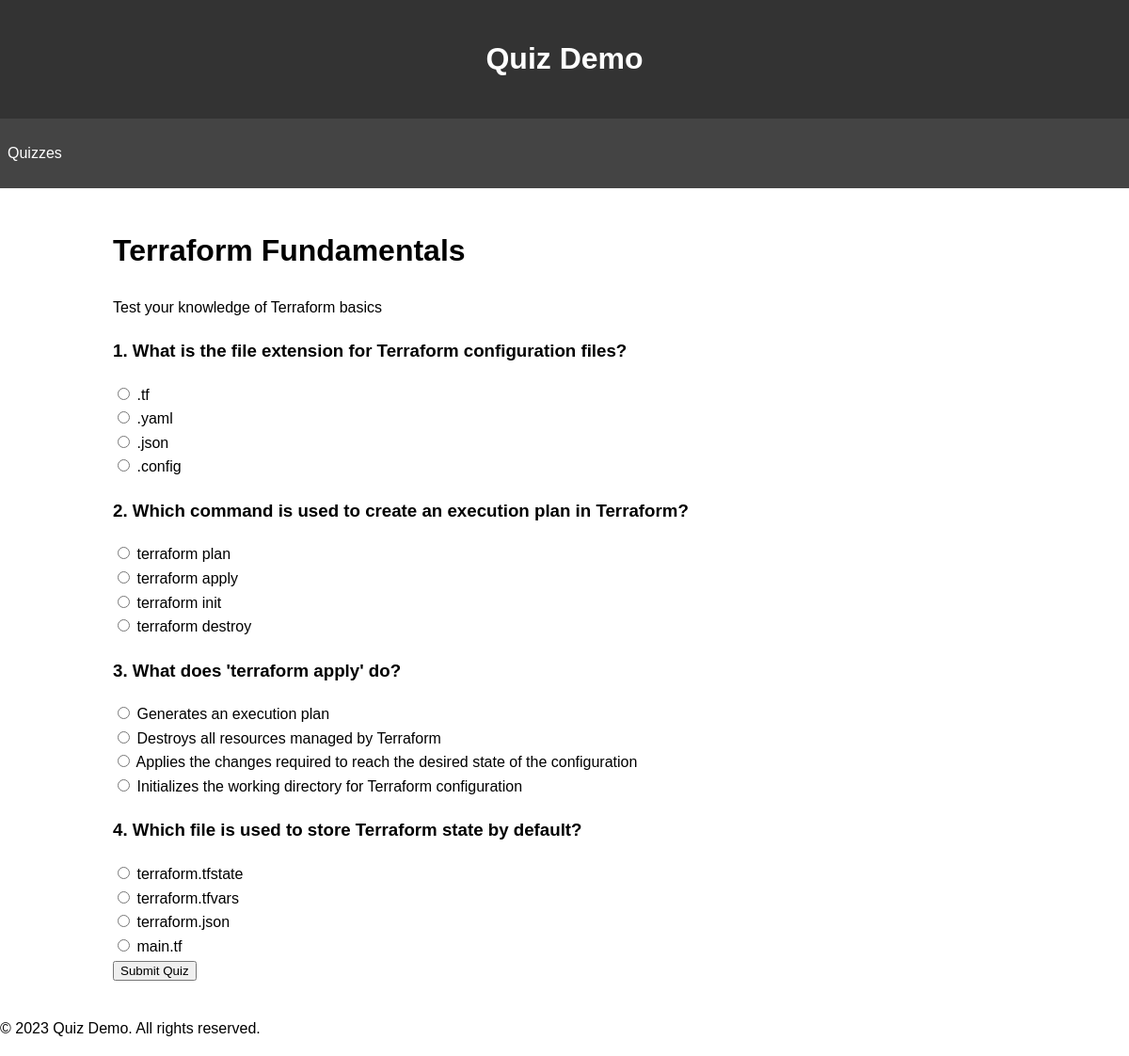
Screenshot of /quiz/2/ with the database file from the repository.
### quiz/models.py (models this page shows, shortened)
class Quiz(models.Model):
    title = models.CharField(max_length=255)
    description = models.TextField(blank=True)
    created_at = models.DateTimeField(auto_now_add=True)
    updated_at = models.DateTimeField(auto_now=True)

class Question(models.Model):
    quiz = models.ForeignKey(Quiz, related_name='questions', on_delete=models.CASCADE)
    text = models.TextField()
    order = models.IntegerField(default=0)

class Answer(models.Model):
    question = models.ForeignKey(Question, related_name='answers', on_delete=models.CASCADE)
    text = models.CharField(max_length=255)
    is_correct = models.BooleanField(default=False)

### quiz/views.py (the view, shortened to what this page needs)
# urls.py: path('<int:quiz_id>/', views.take_quiz, name='take_quiz'),
def take_quiz(request, quiz_id):
    quiz = get_object_or_404(Quiz, pk=quiz_id)
    return render(request, 'quiz/take_quiz.html', {'quiz': quiz})

### quiz/templates/quiz/take_quiz.html (shortened to what this page needs)
{% extends 'base.html' %}
{% block content %}
<h1>{{ quiz.title }}</h1>
<p>{{ quiz.description }}</p>
<form method="post">
    {% for question in quiz.questions.all %}
    <div class="question">
        <h3>{{ forloop.counter }}. {{ question.text }}</h3>
        {% for answer in question.answers.all %}
        <div>
            <input type="radio" name="question_{{ question.id }}" id="answer_{{ answer.id }}" value="{{ answer.id }}" required>
            <label for="answer_{{ answer.id }}">{{ answer.text }}</label>
        </div>
        {% endfor %}
    </div>
    {% endfor %}
    <button type="submit">Submit Quiz</button>
</form>
{% endblock %}

### rows the page displays
Quiz: title "Terraform Fundamentals", description "Test your knowledge of Terraform basics"
Question: text "What is the file extension for Terraform configuration files?"
Answer: text ".tf"
Answer: text ".yaml"
Answer: text ".json"
Answer: text ".config"
Question: text "Which command is used to create an execution plan in Terraform?"
Answer: text "terraform plan"
Answer: text "terraform apply"
Answer: text "terraform init"
Answer: text "terraform destroy"
Question: text "What does 'terraform apply' do?"
Answer: text "Generates an execution plan"
Answer: text "Destroys all resources managed by Terraform"
Answer: text "Applies the changes required to reach the desired state of the configuration"
Answer: text "Initializes the working directory for Terraform configuration"
Question: text "Which file is used to store Terraform state by default?"
Answer: text "terraform.tfstate"
Answer: text "terraform.tfvars"
Answer: text "terraform.json"
Answer: text "main.tf"
